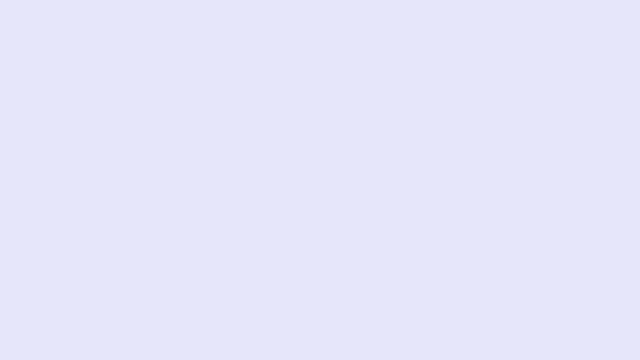
Frame 1 (no input)
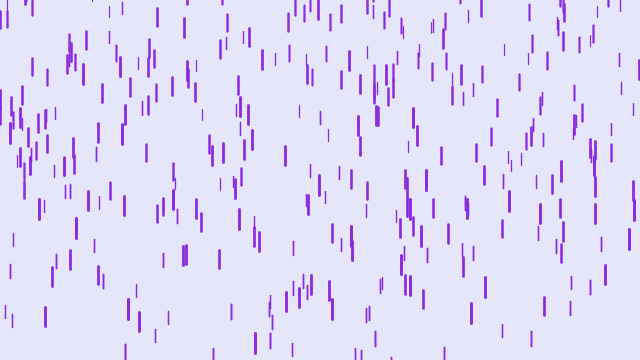
Frame 60 (the mouse pressed at the canvas centre just before this capture)
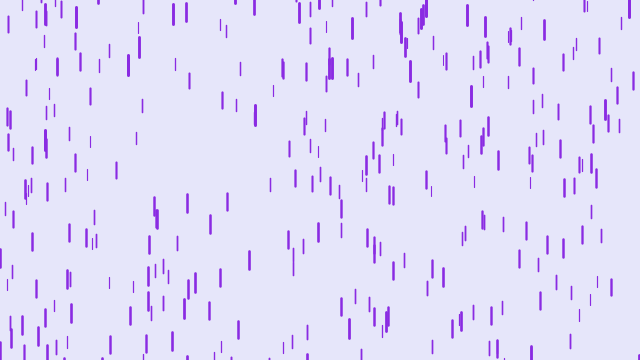
Frame 120 (the mouse held since frame 60 and released just before this capture)

The Processing sketch that drew these frames (run headless with seeded random() and noise(); from frame 60 on, the mouse is pressed at the canvas centre):

// Processing sketch: PurpleRain
// ── PurpleRain.pde
Drop [] drops = new Drop[500];
void setup() {
  size(640, 360);
  for (int i = 0; i <  drops.length; i++) {
    drops[i] = new Drop();
  }
}

void draw() {
  background(230, 230, 250);
  for (int i = 0; i < drops.length; i++) {
    drops[i].fall();
    drops[i].show();
  }
}

// ── Drop.pde
class Drop {
  float x;
  float y;
  float z;
  float len;
  float yspeed;
  
  Drop() {
    x = random(width);
    y = random(-500, -100);
    z = random(0, 20);
    len = map(z, 0, 20, 10, 20);
    yspeed = map(z, 0, 20, 1, 20);
  }
  
  void fall() {
    y = y+yspeed;
    float grav = map(z, 0, 20, 0, 0.2);
    yspeed = yspeed + grav;
      
    if (y > height) {
      y = random(-200, -100);
      yspeed = map(z, 0, 20, 4, 10);
    }
  }

  
  void show() {
    float thick = map(z, 0, 20, 1, 3);
    strokeWeight(thick);
    stroke(138, 43, 226);
    line(x, y, x, y+len);
  }
}
